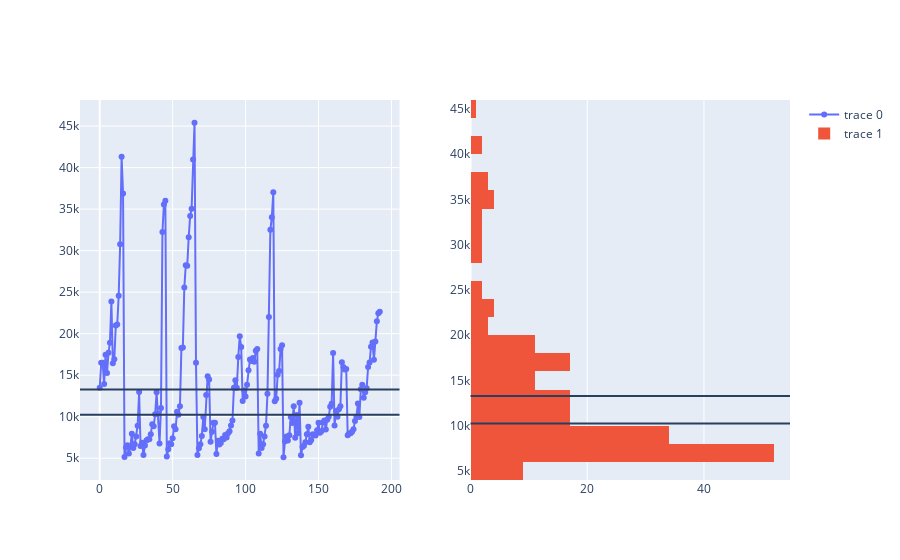

Notebook cell for this chart:
### Markdown cell above
### price distribution

### Code cell
fig = make_subplots(rows=1, cols=2)

fig.add_trace(
    go.Scatter(y=df["price"], mode='lines+markers'),
    row=1, col=1
)

fig.add_trace(
    go.Histogram(y=df["price"]),
    row=1, col=2
)

fig.add_hline(df["price"].mean())
fig.add_hline(df["price"].median())

fig.show()

### Figure 1 — Plotly figure (JSON) as saved in the notebook; plotly's stock layout.template omitted (floating-point values rounded to 4 significant figures; data arrays with more than 128 entries replaced by an {"elided": "..."} marker saying what was removed)
{"data": [{"mode": "lines+markers", "type": "scatter", "xaxis": "x", "y": {"elided": "193 int values"}, "yaxis": "y"}, {"type": "histogram", "xaxis": "x2", "y": {"elided": "193 int values"}, "yaxis": "y2"}], "layout": {"autosize": true, "shapes": [{"type": "line", "x0": 0, "x1": 1, "xref": "x domain", "y0": 13290.0, "y1": 13290.0, "yref": "y"}, {"type": "line", "x0": 0, "x1": 1, "xref": "x2 domain", "y0": 13290.0, "y1": 13290.0, "yref": "y2"}, {"type": "line", "x0": 0, "x1": 1, "xref": "x domain", "y0": 10245, "y1": 10245, "yref": "y"}, {"type": "line", "x0": 0, "x1": 1, "xref": "x2 domain", "y0": 10245, "y1": 10245, "yref": "y2"}], "xaxis": {"anchor": "y", "autorange": true, "domain": [0, 0.45], "range": [-12.83, 204.8]}, "xaxis2": {"anchor": "y2", "autorange": true, "domain": [0.55, 1], "range": [0, 54.74]}, "yaxis": {"anchor": "x", "autorange": true, "domain": [0, 1], "range": [1794.0, 48720.0], "type": "linear"}, "yaxis2": {"anchor": "x2", "autorange": true, "domain": [0, 1], "range": [4000.0, 46000.0], "type": "linear"}}}
